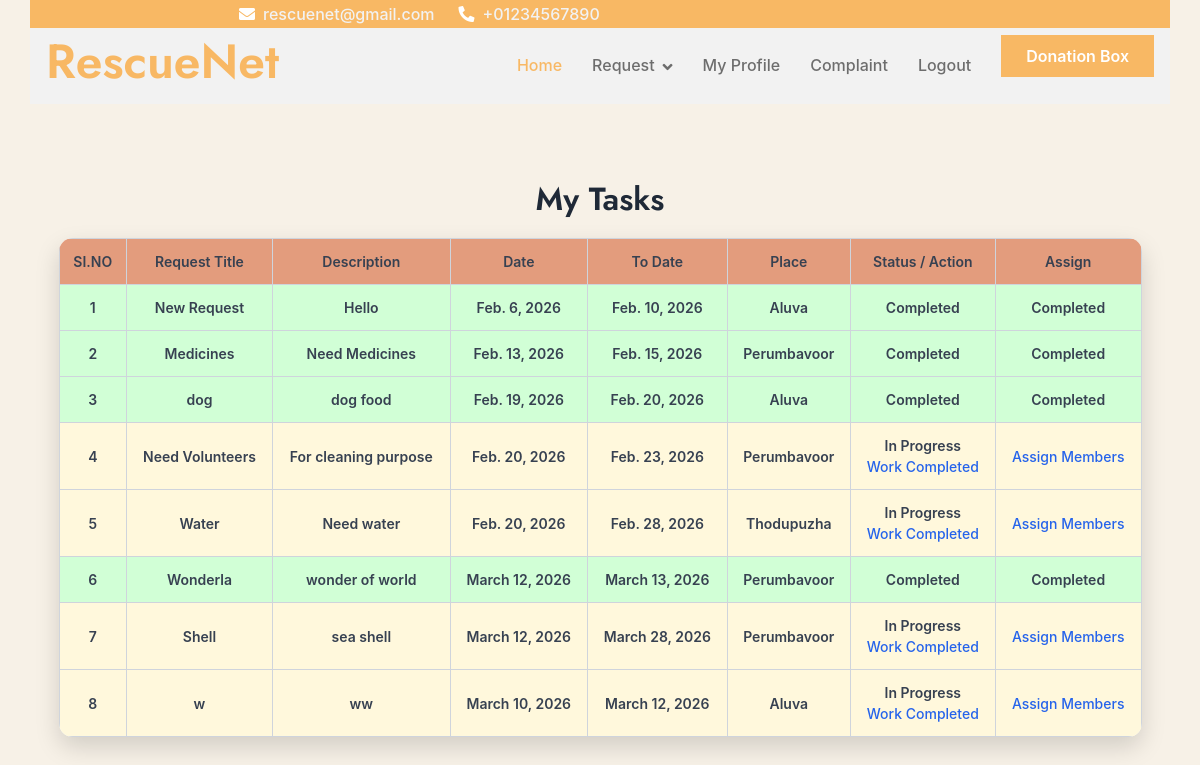
The page /Volunteer/ViewMyTask/ (signed in) on the database its author committed.
### Volunteer/models.py (models this page shows)
class tbl_response(models.Model):
    response_date=models.DateField(auto_now_add=True)
    response_status=models.IntegerField(default=0)
    volunteer_id=models.ForeignKey(tbl_volunteer,on_delete=models.CASCADE)
    request_id=models.ForeignKey(tbl_request,on_delete=models.CASCADE)

### User/models.py (models this page shows)
class tbl_request(models.Model):
    request_title = models.CharField(max_length=50)
    request_content = models.CharField(max_length=100)
    request_date = models.DateField(auto_now_add=True)
    request_todate = models.DateField()
    request_status = models.IntegerField(default=0)
    request_type = models.IntegerField(default=0)
    place_id = models.ForeignKey(tbl_place, on_delete=models.CASCADE)
    user_id = models.ForeignKey(tbl_user, on_delete=models.CASCADE)
    request_message = models.CharField(max_length=255, blank=True, null=True)

### Admin/models.py (models this page shows)
class tbl_place(models.Model):
    place_name = models.CharField(max_length=50)
    district = models.ForeignKey(tbl_district,on_delete=models.CASCADE)

### Volunteer/views.py (the view)
# urls.py: path("ViewMyTask/",views.ViewMyTask,name="ViewMyTask"),
def ViewMyTask(request):
    if "vid" not in request.session:
        return redirect("Guest:Login")
    responsedata = tbl_response.objects.filter(
        volunteer_id=request.session["vid"]
    )
    return render(request, 'Volunteer/ViewMyTask.html', {
        'responsedata': responsedata
    })

### Volunteer/Templates/Volunteer/ViewMyTask.html (shortened to what this page needs)
{% extends 'Volunteer/Header.html' %}
{% block content %}
<!DOCTYPE html>
<html lang="en">
<head>
</head>
<body>
<h2>My Tasks</h2>
<table>
    <tr>
        <th>SI.NO</th>
        <th>Request Title</th>
        <th>Description</th>
        <th>Date</th>
        <th>To Date</th>
        <th>Place</th>
        <th>Status / Action</th>
        <th>Assign</th>
    </tr>
    {% for i in responsedata %}
    <tr {% if i.response_status == 2 %}class="in-progress"{% elif i.response_status == 3 %}class="completed"{% endif %}>
        <td>{{ forloop.counter }}</td>
        <td>{{ i.request_id.request_title }}</td>
        <td>{{ i.request_id.request_content }}</td>
        <td>{{ i.request_id.request_date }}</td>
        <td>{{ i.request_id.request_todate }}</td>
        <td>{{ i.request_id.place_id.place_name }}</td>
        <td>
            {% if i.response_status == 0 %}
                Accepted <br>
                <a href="{% url 'Volunteer:InProgress' i.id %}">Start Work</a>
            {% elif i.response_status == 2 %}
                In Progress <br>
                <a href="{% url 'Volunteer:Completed' i.id %}">Work Completed</a>
            {% elif i.response_status == 3 %}
                Completed
            {% else %}
                Pending
            {% endif %}
        </td>
        <td>
            {% if i.response_status != 3 %}
                <a href="{% url 'Volunteer:AssignMembers' i.id %}">Assign Members</a>
            {% else %}
                Completed
            {% endif %}
        </td>
    </tr>
    {% empty %}
    <tr>
        <td colspan="8">No Tasks Found</td>
    </tr>
    {% endfor %}
</table>
</body>
</html>
{% endblock %}

### Volunteer/Templates/Volunteer/ViewMyTask.html (style rules this page uses)
body { font-family: "Inter", "Segoe UI", Arial, sans-serif; background-color: #f3eadaa1; padding: 30px; color: #374151; }
h2 { margin-bottom: 20px; font-weight: 600; color: #1f2937; text-align: center; }
table { width: 95%; margin: auto; border-collapse: collapse; background-color: #ffffff; border-radius: 14px; overflow: hidden; box-shadow: 0 10px 25px rgba(0, 0, 0, 0.15); }
th, td { border: 1px solid #cfd4dc; padding: 12px; font-size: 14px; text-align: center; }
th { background-color: #e39c7d; font-weight: 600; }
a { text-decoration: none; color: #2563eb; font-weight: 500; }
.in-progress { background-color: #fff8dc; font-weight: 600; }
.completed { background-color: #d1ffd6; font-weight: 600; }

### rows shown on the page
tbl_response: request_id.request_title "New Request", request_id.request_content "Hello", request_id.request_date "Feb. 6, 2026", request_id.request_todate "Feb. 10, 2026", request_id.place_id.place_name "Aluva", response_status "Completed"
tbl_response: request_id.request_title "Medicines", request_id.request_content "Need Medicines", request_id.request_date "Feb. 13, 2026", request_id.request_todate "Feb. 15, 2026", request_id.place_id.place_name "Perumbavoor", response_status "Completed"
tbl_response: request_id.request_title "dog", request_id.request_content "dog food", request_id.request_date "Feb. 19, 2026", request_id.request_todate "Feb. 20, 2026", request_id.place_id.place_name "Aluva", response_status "Completed"
tbl_response: request_id.request_title "Need Volunteers", request_id.request_content "For cleaning purpose", request_id.request_date "Feb. 20, 2026", request_id.request_todate "Feb. 23, 2026", request_id.place_id.place_name "Perumbavoor", response_status "In Progress"
tbl_response: request_id.request_title "Water", request_id.request_content "Need water", request_id.request_date "Feb. 20, 2026", request_id.request_todate "Feb. 28, 2026", request_id.place_id.place_name "Thodupuzha", response_status "In Progress"
tbl_response: request_id.request_title "Wonderla", request_id.request_content "wonder of world", request_id.request_date "March 12, 2026", request_id.request_todate "March 13, 2026", request_id.place_id.place_name "Perumbavoor", response_status "Completed"
tbl_response: request_id.request_title "Shell", request_id.request_content "sea shell", request_id.request_date "March 12, 2026", request_id.request_todate "March 28, 2026", request_id.place_id.place_name "Perumbavoor", response_status "In Progress"
tbl_response: request_id.request_title "w", request_id.request_content "ww", request_id.request_date "March 10, 2026", request_id.request_todate "March 12, 2026", request_id.place_id.place_name "Aluva", response_status "In Progress"
